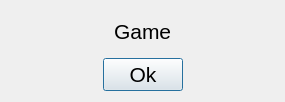
<?xml version="1.0" encoding="UTF-8"?>
<ui version="4.0">
 <class>endgamedialog</class>
 <widget class="QDialog" name="endgamedialog">
  <property name="geometry">
   <rect>
    <x>0</x>
    <y>0</y>
    <width>285</width>
    <height>102</height>
   </rect>
  </property>
  <property name="windowTitle">
   <string>Info</string>
  </property>
  <property name="modal">
   <bool>true</bool>
  </property>
  <layout class="QGridLayout" name="gridLayout">
   <item row="0" column="0">
    <layout class="QHBoxLayout" name="horizontalLayout">
     <item>
      <spacer name="horizontalSpacer">
       <property name="orientation">
        <enum>Qt::Horizontal</enum>
       </property>
       <property name="sizeHint" stdset="0">
        <size>
         <width>40</width>
         <height>20</height>
        </size>
       </property>
      </spacer>
     </item>
     <item>
      <widget class="QLabel" name="infoLabel">
       <property name="font">
        <font>
         <pointsize>16</pointsize>
        </font>
       </property>
       <property name="text">
        <string>Game</string>
       </property>
      </widget>
     </item>
     <item>
      <spacer name="horizontalSpacer_2">
       <property name="orientation">
        <enum>Qt::Horizontal</enum>
       </property>
       <property name="sizeHint" stdset="0">
        <size>
         <width>40</width>
         <height>20</height>
        </size>
       </property>
      </spacer>
     </item>
    </layout>
   </item>
   <item row="1" column="0">
    <layout class="QHBoxLayout" name="horizontalLayout_2">
     <item>
      <spacer name="horizontalSpacer_3">
       <property name="orientation">
        <enum>Qt::Horizontal</enum>
       </property>
       <property name="sizeHint" stdset="0">
        <size>
         <width>40</width>
         <height>20</height>
        </size>
       </property>
      </spacer>
     </item>
     <item>
      <widget class="QPushButton" name="pushButton">
       <property name="font">
        <font>
         <pointsize>16</pointsize>
        </font>
       </property>
       <property name="text">
        <string>Ok</string>
       </property>
      </widget>
     </item>
     <item>
      <spacer name="horizontalSpacer_4">
       <property name="orientation">
        <enum>Qt::Horizontal</enum>
       </property>
       <property name="sizeHint" stdset="0">
        <size>
         <width>40</width>
         <height>20</height>
        </size>
       </property>
      </spacer>
     </item>
    </layout>
   </item>
  </layout>
 </widget>
 <resources/>
 <connections/>
</ui>
